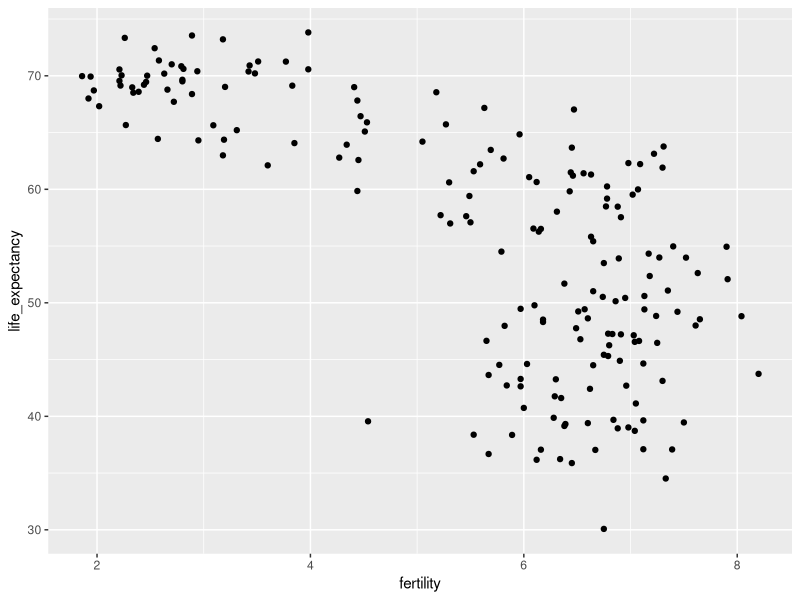
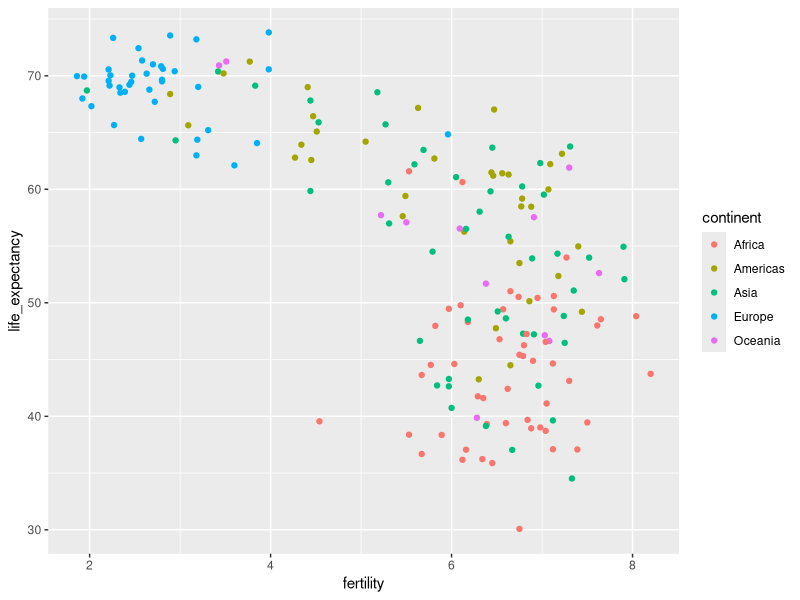
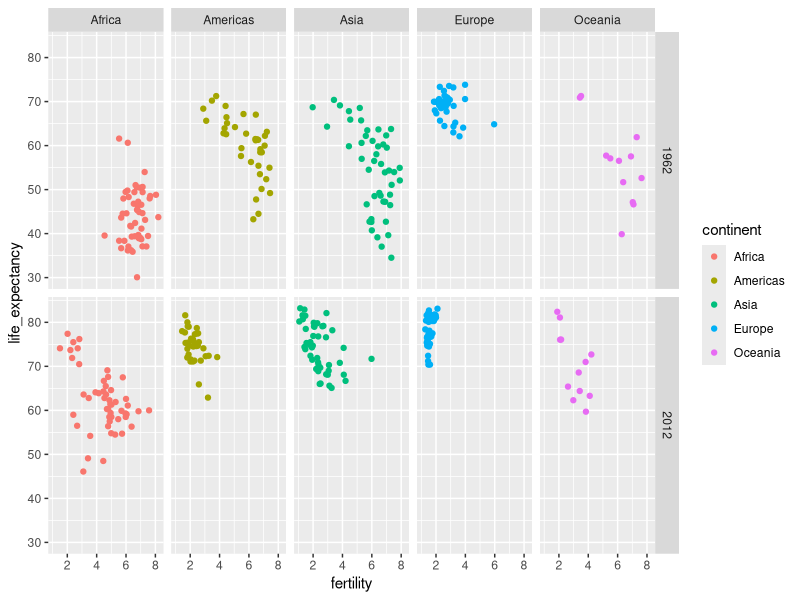
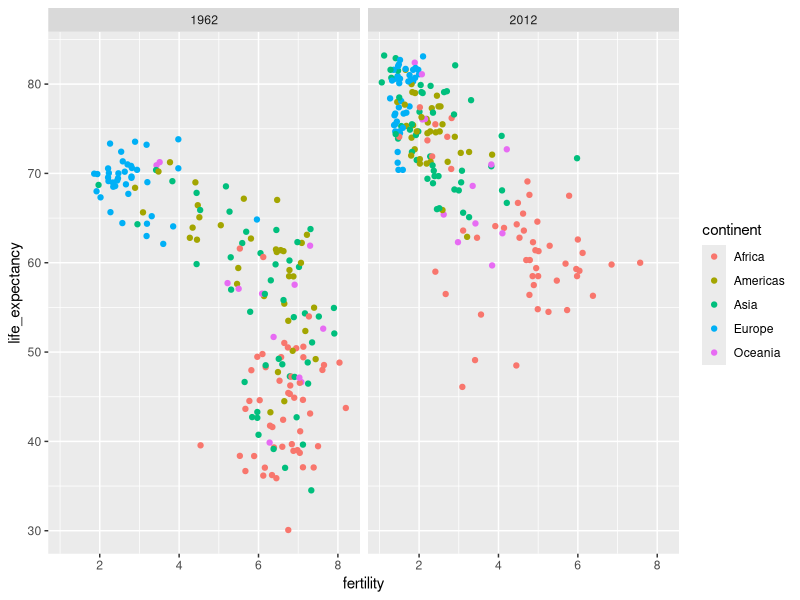
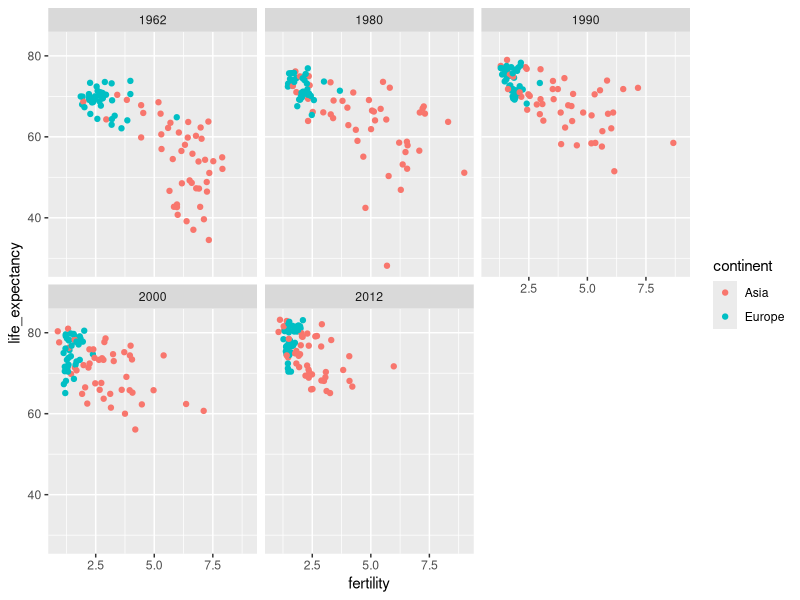
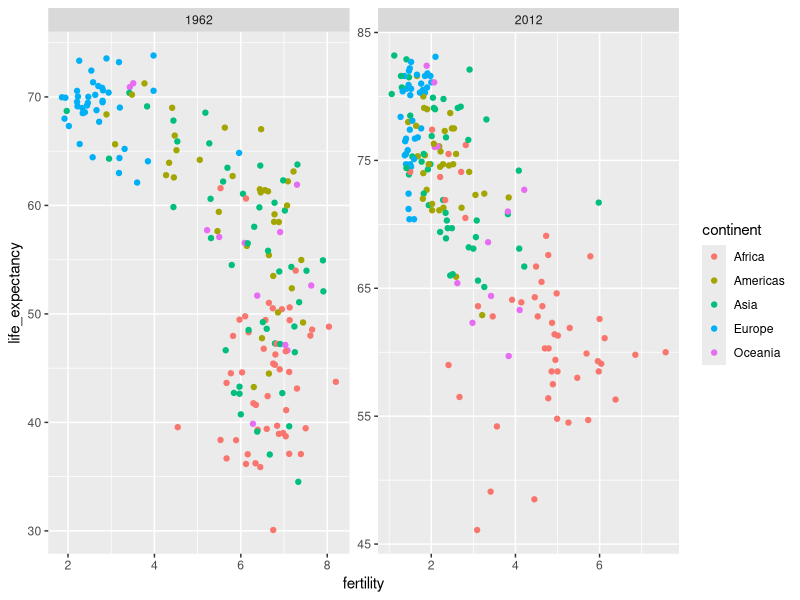
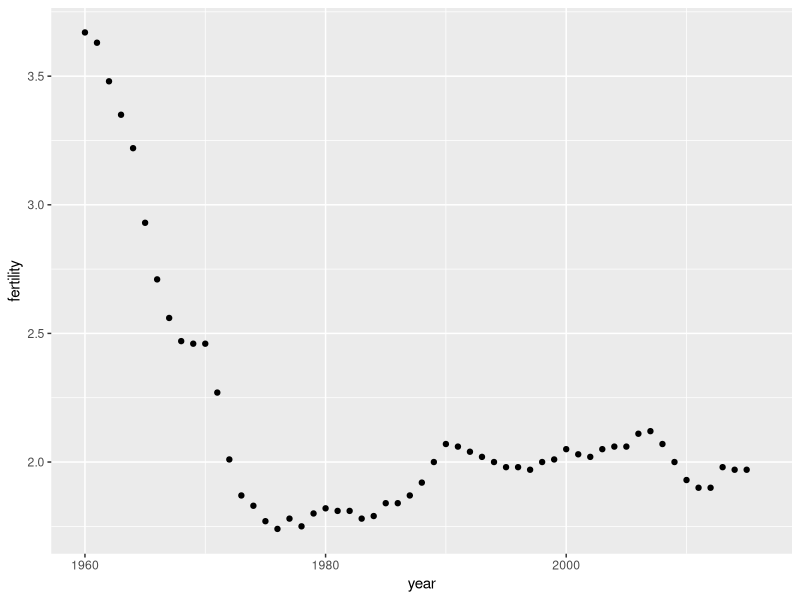
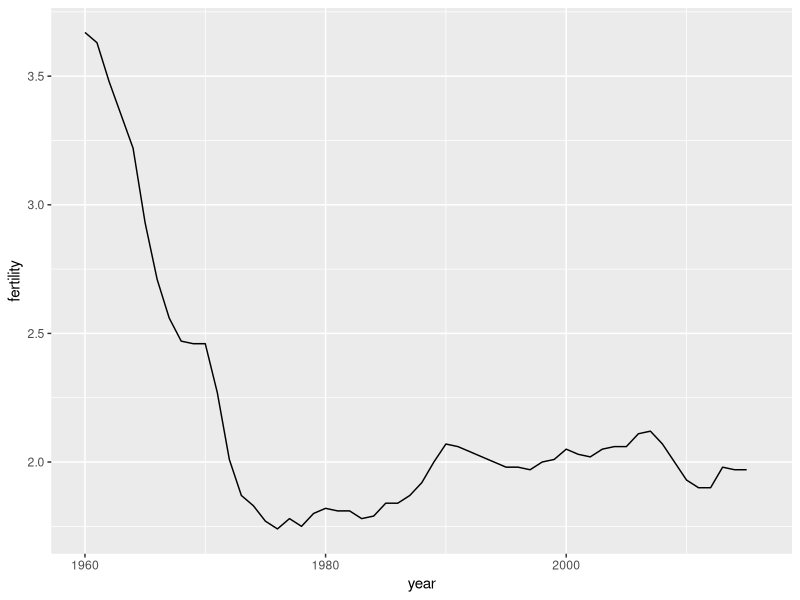

Recreate these plots in R, in order.
## ---- chunk 1
knitr::opts_chunk$set(echo = TRUE)
## ---- chunk 2
## Loading the required packages
library(tidyverse)
library(dplyr)
library(ggplot2)
library(dslabs)
## Loading the gapminder dataset
data("gapminder")
## ---- chunk 3
gapminder |> filter(year == 2015 & country %in% c("Sri Lanka", "Turkey")) |>
  select(country, infant_mortality)
## ---- chunk 4
gapminder |> filter(year == 2015 & country %in% c("Poland", "South Korea")) |>
  select(country, infant_mortality)
## ---- chunk 5
gapminder |> filter(year == 2015 & country %in% c("Malaysia","Russia")) |>
  select(country, infant_mortality, fertility)
## ---- chunk 6
gapminder |>
  filter(year == 2015 & country %in% c("Thailand","South Africa")) |>
  select(country, infant_mortality, fertility)
## ---- chunk 7
gapminder |>
  filter(year == 1962) |>
  ggplot(aes(fertility, life_expectancy)) +
  geom_point()
## ---- chunk 8
gapminder |>
  filter(year == 1962) |>
  ggplot(aes(fertility, life_expectancy, color = continent)) +
  geom_point()
## ---- chunk 9
gapminder |>
  filter(year %in% c(1962, 2012)) |>
  ggplot(aes(fertility, life_expectancy, color = continent)) +
  geom_point() +
  facet_grid(year ~ continent)
## ---- chunk 10
gapminder |>
  filter(year %in% c(1962, 2012)) |>
  ggplot(aes(fertility, life_expectancy, color = continent)) +
  geom_point() +
  facet_grid(. ~ year)
## ---- chunk 11
years <-c(1962,1980,1990,2000,2012)
continents <-c("Europe", "Asia")
gapminder |>
  filter(year %in% years & continent %in% continents)|>
  ggplot(aes(fertility, life_expectancy, color = continent)) +
  geom_point() +
  facet_wrap(.~year)
## ---- chunk 12
gapminder |>
  filter(year %in% c(1962,2012)) |>
  ggplot(aes(fertility, life_expectancy, color = continent)) +
  geom_point() +
  facet_wrap(.~year, scales = "free")
## ---- chunk 13
gapminder|>
  filter(country == "United States") |>
  ggplot(aes(year, fertility)) +
  geom_point()
## ---- chunk 14
gapminder |>
  filter(country == "United States") |>
  ggplot(aes(year, fertility)) +
  geom_line()
## ---- chunk 15
countries <-c("South Korea", "Germany")
gapminder |>
  filter(country %in% countries & !is.na(fertility)) |> ggplot(aes(year, fertility, group = country)) +
  geom_line()
## ---- chunk 16
gapminder |> filter(country %in% countries & !is.na(fertility)) |>
  ggplot(aes(year, fertility, color = country)) +
  geom_line()
## ---- chunk 17
gapminder_update <- gapminder |> mutate(
  dollars_per_day = gdp/population/365
)
## ---- chunk 18
past_year <- 1970
gapminder_update |>
  filter(year == past_year & !is.na(gdp)) |>
  ggplot(aes(dollars_per_day)) +
  geom_histogram(binwidth = 1, color = "black")
## ---- chunk 19
gapminder_update |> filter(year == past_year & !is.na(gdp)) |>
  ggplot(aes(log2(dollars_per_day))) + 
  geom_histogram(binwidth = 1, color = "black")
gapminder_update |> filter(year == past_year &
                             !is.na(gdp)) |>
  ggplot(aes(dollars_per_day)) +
  geom_histogram(binwidth = 1, color = "black") +
  scale_x_continuous(trans = "log2")
gapminder_update |>
  filter(year==past_year & !is.na(gdp)) |>
  ggplot(aes(log10(population))) +
  geom_histogram(binwidth = 0.5, color = "black")
## ---- chunk 20
gapminder_update |>
  filter(year == past_year & !is.na(gdp)) |>
  mutate(region = reorder(region, dollars_per_day, FUN = median)) |>
  ggplot(aes(dollars_per_day, region)) +
  geom_point() +
  scale_x_continuous(trans = "log2")
  
## ---- chunk 21
gapminder_update <- gapminder_update |> 
  mutate(group = case_when(
    region %in% c("Western Europe", "Northern Europe","Southern Europe", 
                    "Northern America", 
                  "Australia and New Zealand") ~ "West",
    region %in% c("Eastern Asia", "South-Eastern Asia") ~ "East Asia",
    region %in% c("Caribbean", "Central America", 
                  "South America") ~ "Latin America",
    continent == "Africa" & 
      region != "Northern Africa" ~ "Sub-Saharan",
    TRUE ~ "Others"))
## ---- chunk 22
gapminder_update <- gapminder_update |> 
  mutate(group = factor(group, levels = c("Others", "Latin America", 
                                          "East Asia", "Sub-Saharan",
                                          "West")))
## ---- chunk 23
gapminder_update |> filter(year == past_year & !is.na(gdp)) |>
  ggplot(aes(group, dollars_per_day)) +
  geom_boxplot() +
  scale_y_continuous(trans = "log2") +
  xlab("") +
  theme(axis.text.x = element_text(angle = 90, hjust = 1))
## ---- chunk 24
gapminder_update |> filter(year == past_year & !is.na(gdp)) |>
  ggplot(aes(group, dollars_per_day)) +
  geom_boxplot() +
  geom_point() +
  scale_y_continuous(trans = "log2") +
  xlab("") +
  theme(axis.text.x = element_text(angle = 90, hjust = 1))
## ---- chunk 25
present_year <- 2010
past_present <-c(1970, 2010)
gapminder_update |>
  filter(year %in% past_present & !is.na(gdp)) |>
  mutate(west = ifelse(group == "West","West","Developing")) |>
  ggplot(aes(dollars_per_day)) +
  geom_histogram(binwidth = 1, color = "black") +
  scale_x_continuous(trans = "log2") +
  facet_grid(year ~ west)
## ---- chunk 26
country_list_1 <- gapminder_update |> 
  filter(year == past_year & !is.na(dollars_per_day)) |> 
  pull(country)

country_list_2 <- gapminder_update |> 
  filter(year == present_year & !is.na(dollars_per_day)) |> 
  pull(country)
      
country_list <- intersect(country_list_1, country_list_2)
## ---- chunk 27
gapminder_update |>
  filter(year %in% past_present & !is.na(gdp) & country %in% country_list) |>
  mutate(west = ifelse(group == "West","West","Developing")) |>
  ggplot(aes(dollars_per_day)) +
  geom_histogram(binwidth = 1, color = "black") +
  scale_x_continuous(trans = "log2") +
  facet_grid(year~ west)
## ---- chunk 28
gapminder_update |>
  filter(year %in% past_present & country %in% country_list) |>
  ggplot(aes(group, dollars_per_day)) +
  geom_boxplot() +
  theme(axis.text.x = element_text(angle = 90, hjust = 1)) +
  scale_y_continuous(trans = "log2") +
  xlab("") +
  facet_grid(.~ year)
## ---- chunk 29
gapminder_update |>
  filter(year%in% past_present & country %in% country_list) |>
  mutate(year = factor(year)) |>
  ggplot(aes(group, dollars_per_day, fill = year)) +
  geom_boxplot() +
  theme(axis.text.x = element_text(angle = 90, hjust = 1)) +
  scale_y_continuous(trans = "log2") +
  xlab("")
## ---- chunk 30
gapminder_update |>
  filter(year %in% past_present & country %in% country_list) |>
  ggplot(aes(dollars_per_day)) +
  geom_density(fill = "grey") +
  scale_x_continuous(trans = "log2") +
  facet_grid(.~year)
